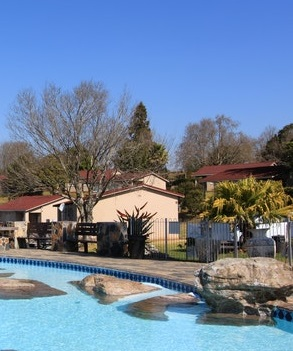
#> input picture right.jpg, 293 x 351 px, found by its file name
$ jupyter execute 'image stitching using sift.ipynb'
#> lines starting #> are read from the running program, lines starting #| are printed output that depends on the picture
[cell 1]
import cv2
import os
import numpy as np
import matplotlib.pyplot as plt

[cell 2]
imgR = cv2.imread('C:/Users/ahnaf/Documents/Jupyter Notebook/image_stitching/right.jpg')
#> imgR is the input picture: shape (351, 293, 3); mean B, G, R 156.3, 130.1, 110.4
imgR2 = cv2.cvtColor(imgR, cv2.COLOR_BGR2GRAY)
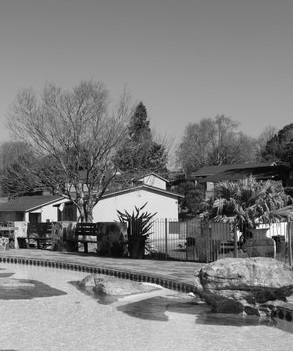
#> imgR2: shape (351, 293); min 0, max 255, mean 127.2
plt.imshow(imgR2)
plt.show()

[cell 3]
imgL = cv2.imread('C:/Users/ahnaf/Documents/Jupyter Notebook/image_stitching/left.jpg')
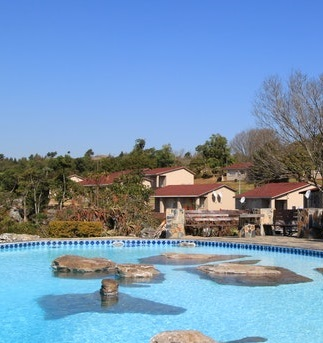
#> input picture left.jpg, 323 x 343 px, found by its file name
#> imgL is the input picture: shape (343, 323, 3); mean B, G, R 179.8, 149.1, 118.9
imgL2 = cv2.cvtColor(imgL, cv2.COLOR_BGR2GRAY)
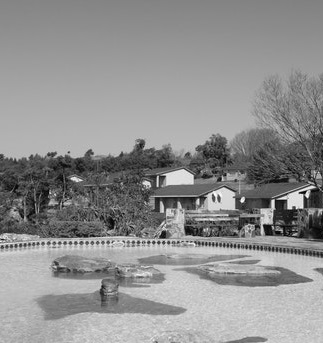
#> imgL2: shape (343, 323); min 1, max 255, mean 143.6
plt.imshow(imgL2)
plt.show()

[cell 4]
sift = cv2.SIFT_create()
#find key points
keypoints_L, descriptors_L = sift.detectAndCompute(imgL2,None)
#> keypoints_L = 767 keypoints; strongest (x, y, size): (242, 200, 3), (304, 192, 2.5), (307, 195, 2.9), (273, 202, 3)
keypoints_R, descriptors_R = sift.detectAndCompute(imgR2,None)
#> keypoints_R = 772 keypoints; strongest (x, y, size): (58, 205, 2.4), (239, 234, 3.7), (61, 208, 2.9), (27, 215, 2.9)

[cell 5]
'''
#feature matching

bf = cv2.BFMatcher(cv2.NORM_L1, crossCheck=True)

matches = bf.match(descriptors_R,descriptors_L)
matches = sorted(matches, key = lambda x:x.distance)

imgLR = cv2.drawMatches(imgR, keypoints_R, imgL, keypoints_L,  matches[:50], imgL, flags=2)
plt.imshow(imgLR)
plt.savefig('feature_detected_sift.png')
plt.show()

'''

[cell 6]
len(keypoints_R)
#> Out = 772

[cell 7]
len(keypoints_L)
#> Out = 767

[cell 8]
#feature matching

match = cv2.BFMatcher()
matches = match.knnMatch(descriptors_R,descriptors_L,k=2)
#> matches = 772 matches

good = []
for m,n in matches:
    if m.distance < 0.03*n.distance:
        good.append(m)
#> after the loop, good = 23 matches

draw_parameters = dict(matchColor=(255,255,255),
                       singlePointColor=None,
                       flags=cv2.DRAW_MATCHES_FLAGS_DRAW_RICH_KEYPOINTS)

img3 = cv2.drawMatches(imgR,keypoints_R,imgL,keypoints_L,good,None,**draw_parameters)
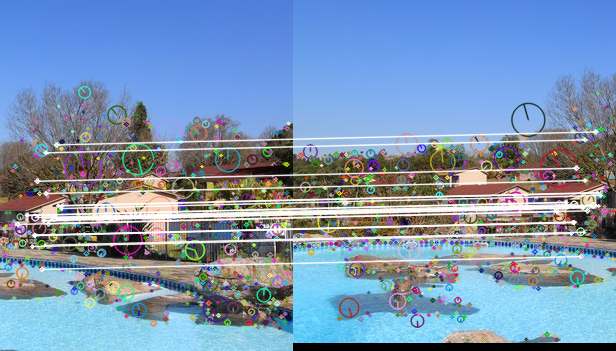
#> img3: shape (351, 616, 3); mean B, G, R 177.2, 147.9, 122.5

plt.imshow(img3)
plt.savefig('feature_detected_sift.png')
plt.show()

[cell 9]
good
#> Out = 23 matches

[cell 10]
len(matches)
#> Out = 772

[cell 11]
MIN_MATCH_COUNT = 10
if len(good) > MIN_MATCH_COUNT:
    src_pts = np.float32([ keypoints_R[m.queryIdx].pt for m in good ]).reshape(-1,1,2)
#> src_pts = 23 rows, first 8: [17.39, 223.9], [26.66, 214.9], [26.66, 214.9], [31.87, 246], [34.24, 234.9], [34.24, 234.9], [34.24, 234.9], [34.67, 217]
    dst_pts = np.float32([ keypoints_L[m.trainIdx].pt for m in good ]).reshape(-1,1,2)
#> dst_pts = 23 rows, first 8: [263.4, 210.9], [272.6, 201.9], [272.6, 201.9], [277.9, 233], [280.3, 221.9], [280.3, 221.9], [280.3, 221.9], [280.7, 204]

    M, mask = cv2.findHomography(src_pts, dst_pts, cv2.RANSAC, 5.0)
#> M = [[1, 0.00101, 246], [0.000161, 1, -13.12], [2.1e-06, 3.29e-06, 1]]; mask = 23 values from 1 to 1

    h,w = imgR2.shape
#> h = 351; w = 293
    pts = np.float32([ [0,0],[0,h-1],[w-1,h-1],[w-1,0] ]).reshape(-1,1,2)
#> pts = [[0, 0], [0, 350], [292, 350], [292, 0]]
    dst = cv2.perspectiveTransform(pts, M)
#> dst = [[246, -13.12], [246, 337], [537.7, 336.8], [538, -13.06]]
    imgLR = cv2.polylines(imgL2,[np.int32(dst)],True,1,3, cv2.LINE_AA)
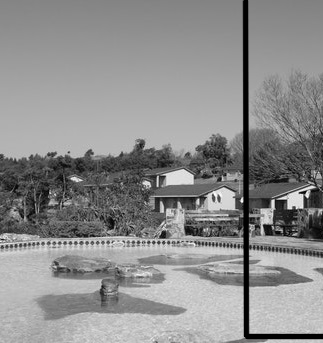
#> imgLR: shape (343, 323); min 1, max 255, mean 140.6

    plt.imshow(imgLR)
    plt.savefig('transform_sift.png')
    plt.show()

else:
    print("Not enought matches are found - %d/%d", (len(good)/MIN_MATCH_COUNT))

[cell 12]
#combining images

warped_image = cv2.warpPerspective(imgR,M,(imgL.shape[1] + imgR.shape[1], imgL.shape[0]))
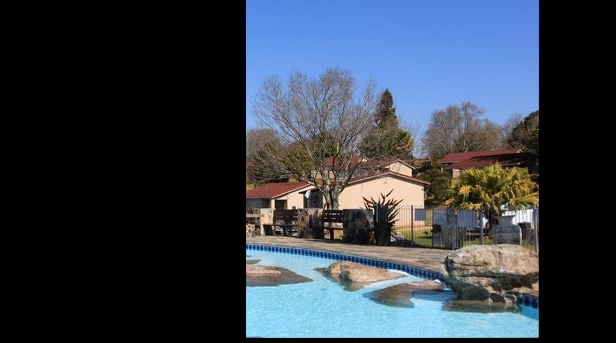
#> warped_image: shape (343, 616, 3); mean B, G, R 72, 60.9, 52.2
warped_image[0:imgL.shape[0], 0:imgL.shape[1]] = imgL
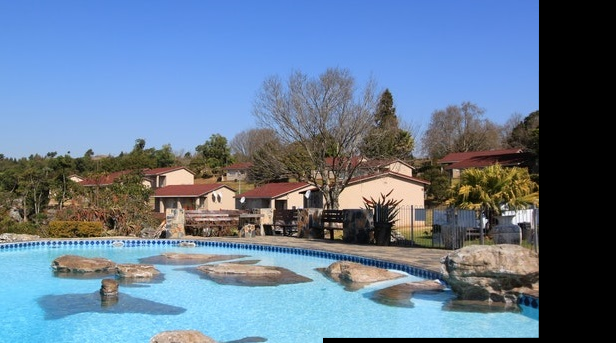
#> warped_image: shape (343, 616, 3); mean B, G, R 146, 122.1, 100.5
plt.imshow(warped_image)
plt.savefig('warped_image_sift.png')
plt.show()

[cell 13]
def trim(frame):
    #crop top
    if not np.sum(frame[0]):
        return trim(frame[1:])
    #crop bottom
    elif not np.sum(frame[-1]):
        return trim(frame[:-2])
    #crop left
    elif not np.sum(frame[:,0]):
        return trim(frame[:,1:])
    #crop right
    elif not np.sum(frame[:,-1]):
        return trim(frame[:,:-2])
#> in trim (call 39), `return trim(frame[:,:-2])`:
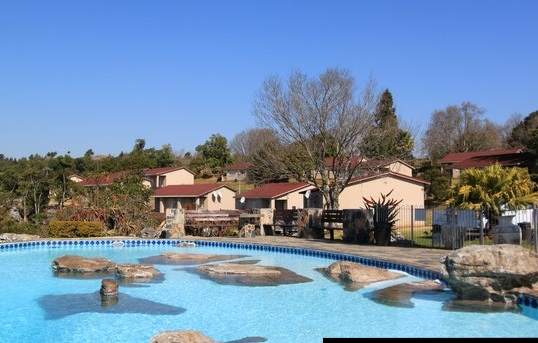
#> returned value: shape (343, 538, 3); mean of channels 0, 1, 2 166.9, 139.6, 114.9; drawn as B, G, R
    return frame

plt.imshow(trim(warped_image))
plt.savefig('Stitched_sift.png')
plt.show()
